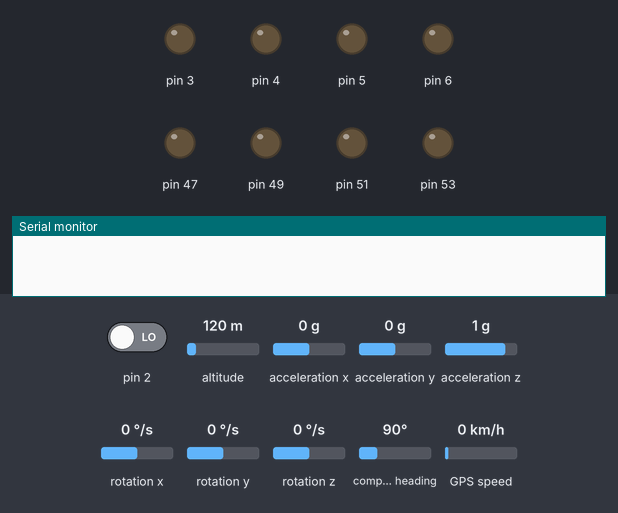
Recording of a sketch running on a simulated Arduino Mega 2560, built with avr-gcc and run on an emulated ATmega2560. On the bench: output pins drawn as LEDs (lit = HIGH), the last lines printed to the serial monitor. The inputs (shaded band) are chosen by the test bench; at power-on: compass heading 90°, rotation z 0 °/s, pin 2 LOW, altitude 120 m, acceleration x 0 g, acceleration y 0 g, acceleration z 1 g, rotation x 0 °/s, rotation y 0 °/s, GPS speed 0 km/h. The sensor or clock chip raises its interrupt line as the real part does; the GPS gets a fix after 3 s at 37.7749, -122.4194 with 8 satellites.

Above: at 0.0 s.
At 2.7 s:
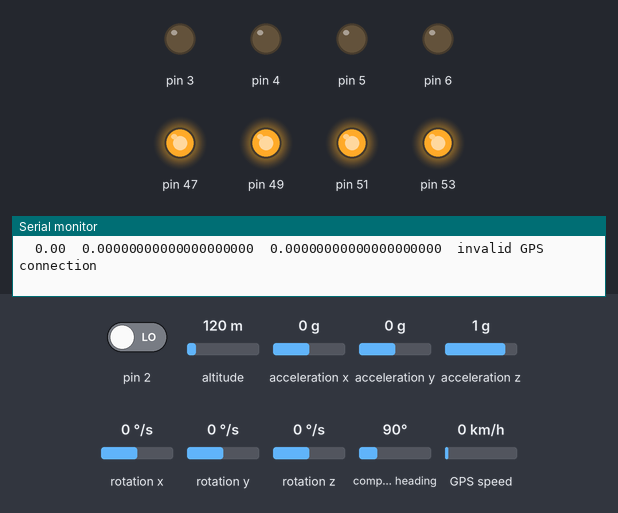
2.8 s: compass heading set to 180°
6.9 s: rotation z set to -192 °/s
Timing chart, 0 to 9.9 s (numbered marks = the images above; inputs shaded):
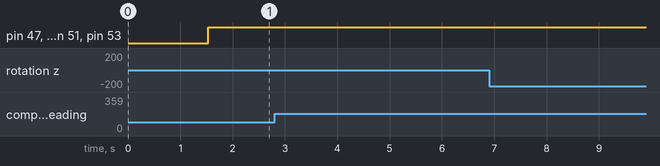

The sketch:

main_control_final.ino
```cpp
//GPS definitions
#include <TinyGPS++.h>
#include <math.h>

float dt , time_new , time_old = 0;
float angle_error , dis , dis_d;
double LAT , LNG , LAT_old , LNG_old ,LAT_old1 , LNG_old1  ;
int i = 0;

double LAT_d1 = 29.0639190673828125 , LNG_d1 = 31.09538459777832031250;
double LAT_d2 = 29.0639190673828125 , LNG_d2 = 31.09538459777832031250;
double LAT_d3 = 29.0639190673828125 , LNG_d3 = 31.09538459777832031250;

double LAT_d = LAT_d1 , LNG_d = LAT_d1;


unsigned int start = 0;
TinyGPSPlus gps;


//   IMU definiations
#include "Wire.h"
#include "I2Cdev.h"

#include "MPU6050_6Axis_MotionApps20.h"
MPU6050 mpu;
bool blinkState = false;
bool dmpReady = false;  // set true if DMP init was successful
uint8_t mpuIntStatus;   // holds actual interrupt status byte from MPU
uint8_t devStatus;      // return status after each device operation (0 = success, !0 = error)
uint16_t packetSize;    // expected DMP packet size (default is 42 bytes)
uint16_t fifoCount;     // count of all bytes currently in FIFO
uint8_t fifoBuffer[64]; // FIFO storage buffer
Quaternion q;           // [w, x, y, z]         quaternion container
VectorFloat gravity;    // [x, y, z]            gravity vector
float ypr[3];           // [yaw, pitch, roll]   yaw/pitch/roll container and gravity vector
uint8_t teapotPacket[14] = {'$', 0x02, 0,0, 0,0, 0,0, 0,0, 0x00, 0x00, '\r', '\n' };
volatile bool mpuInterrupt = false;     // indicates whether MPU interrupt pin has gone high
void dmpDataReady() {
  mpuInterrupt = true;
}
float yaw;

//  END OF IMU definiations :

float pwm1, pwm2, pwm3, pwm4 ;
float delta;
float yaw_req = 0;
float yaw_error , limit_iyaw , yaw_integral = 0 , u_integral ;
float nom;
float kp , ki ;


void setup()
{


  //  IMU setup
  Wire.begin();
  TWBR = 24; // 400kHz I2C clock (200kHz if CPU is 8MHz)
  Serial.begin(115200);
  while (!Serial); // wait for Leonardo enumeration, others continue immediately
  Serial.println(F("Initializing I2C devices..."));
  mpu.initialize();
  Serial.println(F("Testing device connections..."));
  Serial.println(mpu.testConnection() ? F("MPU6050 connection successful") : F("MPU6050 connection failed"));
  Serial.println(F("\nSend any character to begin DMP programming and demo: "));
  while (Serial.available() && Serial.read()); // empty buffer
  while (!Serial.available());                 // wait for data
  while (Serial.available() && Serial.read()); // empty buffer again
  Serial.println(F("Initializing DMP..."));
  devStatus = mpu.dmpInitialize();


  mpu.setXAccelOffset(-2239);
  mpu.setYAccelOffset(792);
  mpu.setZAccelOffset(5328);
  mpu.setXGyroOffset(48);
  mpu.setYGyroOffset(-35);
  mpu.setZGyroOffset(39);

 if (devStatus == 0) {
        // turn on the DMP, now that it's ready
       Serial.println(F("Enabling DMP..."));
        mpu.setDMPEnabled(true);
       Serial.println(F("Enabling interrupt detection (Arduino external interrupt 0)..."));
        attachInterrupt(0, dmpDataReady, RISING);
        mpuIntStatus = mpu.getIntStatus();
        Serial.println(F("DMP ready! Waiting for first interrupt..."));
        dmpReady = true;
        packetSize = mpu.dmpGetFIFOPacketSize();
    } else {
        Serial.print(F("DMP Initialization failed (code "));
        Serial.print(devStatus);
        Serial.println(F(")"));
    }

  // END OF THE IMU setup

  //GPS Serial1
  Serial1.begin(9600);

pinMode(3, OUTPUT);
pinMode(4, OUTPUT);
pinMode(5, OUTPUT);
pinMode(6, OUTPUT);
pinMode(53, OUTPUT);
pinMode(51, OUTPUT);
pinMode(49, OUTPUT);
pinMode(47, OUTPUT);
}

void loop()
{

//IMU---------------------------------------------------------------------------------------------------------------------------------------------------------------------------------------------------------------------------------------------------------------------------------------------------------------------------------------------------------------
if (!dmpReady) return; while (!mpuInterrupt && fifoCount < packetSize) { } mpuInterrupt = false;  mpuIntStatus = mpu.getIntStatus(); fifoCount = mpu.getFIFOCount(); if ((mpuIntStatus & 0x10) || fifoCount == 1024) { mpu.resetFIFO(); Serial.println(F("FIFO overflow!"));} else if (mpuIntStatus & 0x02){ while (fifoCount < packetSize) fifoCount = mpu.getFIFOCount(); mpu.getFIFOBytes(fifoBuffer, packetSize); fifoCount -= packetSize; mpu.dmpGetQuaternion(&q, fifoBuffer);  mpu.dmpGetGravity(&gravity, &q); mpu.dmpGetYawPitchRoll(ypr, &q, &gravity); yaw = ypr[0]*180/M_PI; }
 //                           Serial.print(angle_error);
// Serial.print('\t');       Serial.print(dis_d);
 Serial.print('\t');       Serial.print(yaw);
Serial.print('\t');       Serial.print(LAT,20);
Serial.print('\t');       Serial.print(LNG,20);


 //GPS

  if( Serial1.available() ) { gps.encode( Serial1.read() );}
  LAT = gps.location.lat();
  LNG = gps.location.lng();
  dis =  distance(LAT_old , LNG_old , LAT , LNG );

   // For 2.5 m we parse GPS data and report some key values
  if (dis >= 2.5)
  {
dis_d =  distance( LAT , LNG  , LAT_d , LNG_d );
angle_error = angleToNorth(LAT , LNG ,  LAT_d , LNG_d ) - angleToNorth(LAT_old , LNG_old ,  LAT , LNG);
yaw_req = (angle_error + yaw);

LAT_old = LAT;
LNG_old = LNG;
  }


//MOTORS------------------------------------------------------------------------------------------------------------------------------------------------------------------------------------------------------------------------------------------------------------------------------------------------------------------------------------------------------------

kp = 2.5 , ki = 5;   //kp * yaw_error = constant * cosd(yaw_error) , yaw_error = 45

 yaw_error = yaw_req - yaw;
 if (abs(yaw_error)<2)  yaw_error = 0;
  if(yaw_error >  180) yaw_error = yaw_error - 360;
  if(yaw_error < -180) yaw_error = yaw_error + 360;


 //yaw integration
 yaw_integral += yaw_error * dt;
 if(abs(yaw_error) > 180){ki = 0; yaw_integral = 0;}
 float limit_iyaw = 100;
 if (abs(yaw_integral)* ki <= limit_iyaw) {u_integral = ki * yaw_integral;}
 else if(yaw_integral * ki >  limit_iyaw) {u_integral =  limit_iyaw; yaw_integral =  limit_iyaw/ki; }
                                  else    {u_integral = -limit_iyaw; yaw_integral = -limit_iyaw/ki; }

   //action
 delta = kp*(yaw_error) + u_integral;
 nom = 200 *cos(yaw_error*M_PI/180);
 if (abs(yaw_error) >90)  nom = 0;


 //allocation
 pwm1 = pwm3 = nom - delta;
 pwm2 = pwm4 = nom + delta;
if(dis_d <= 2.5 & LAT_d == LAT_d1){LAT_d = LAT_d2 ; LNG_d = LNG_d2;}
if(dis_d <= 2.5 & LAT_d == LAT_d2){LAT_d = LAT_d3 ; LNG_d = LNG_d3;}
if(dis_d <= 2.5 & LAT_d == LAT_d3){pwm1 = pwm2 = pwm3 = pwm4 = 0;}

if (!gps.location.isValid()) {  Serial.print('\t'); Serial.print("invalid GPS connection");  pwm2 = pwm4 = pwm1 = pwm3 = 0;}


 motor(pwm1, 53, 3);
 motor(pwm2, 51, 4);
 motor(-pwm3, 49, 5);
 motor(-pwm4, 47, 6);


  Serial.println();

}


int motor(float pwm, int dir, int velosity)
{
  if (pwm > 255)
  pwm = 255;
  if(pwm<-255)
  pwm = -255;

  if(pwm < 0)
  {
  pwm = abs(pwm);
  digitalWrite(dir, LOW);
  analogWrite(velosity, pwm);
  }
  else
  {
  digitalWrite(dir, HIGH);
  analogWrite(velosity, pwm);
  }
  return 0;
  }


  float distance(double LAT1 ,double LNG1 ,double LAT2 ,double LNG2)  //m
{
LAT1 = LAT1 * M_PI / 180.0;
LAT2 = LAT2 * M_PI / 180.0;
LNG1 = LNG1 * M_PI / 180.0;
LNG2 = LNG2 * M_PI / 180.0;

float R = 6371000.0; // m
double a = pow(sin((LAT2 - LAT1)/2),2) + cos(LAT1) * cos(LAT2) * pow(sin((LNG2 - LNG1)/2),2);
double c = 2 * atan2(sqrt(a),sqrt(1 - a));

return R * c ;
}


float angleToNorth(double LAT1 ,double LNG1 ,double LAT2 ,double LNG2)  //degree
{
LAT1 = LAT1 * M_PI / 180.0;
LAT2 = LAT2 * M_PI / 180.0;
LNG1 = LNG1 * M_PI / 180.0;
LNG2 = LNG2 * M_PI / 180.0;

float angle = atan2(sin(LNG2 - LNG1) * cos(LAT2) , cos(LAT1) * sin(LAT2) - sin(LAT1) * cos(LAT2) * cos(LNG2 - LNG1));

return angle * 180.0 / M_PI;
}

float angle_car(double LAT1 ,double LNG1 ,double LAT2 ,double LNG2)  //degree
{


float angle = atan2(LNG2 - LNG1 , LAT2 - LAT1);

return angle * 180.0 / M_PI;
}
```
